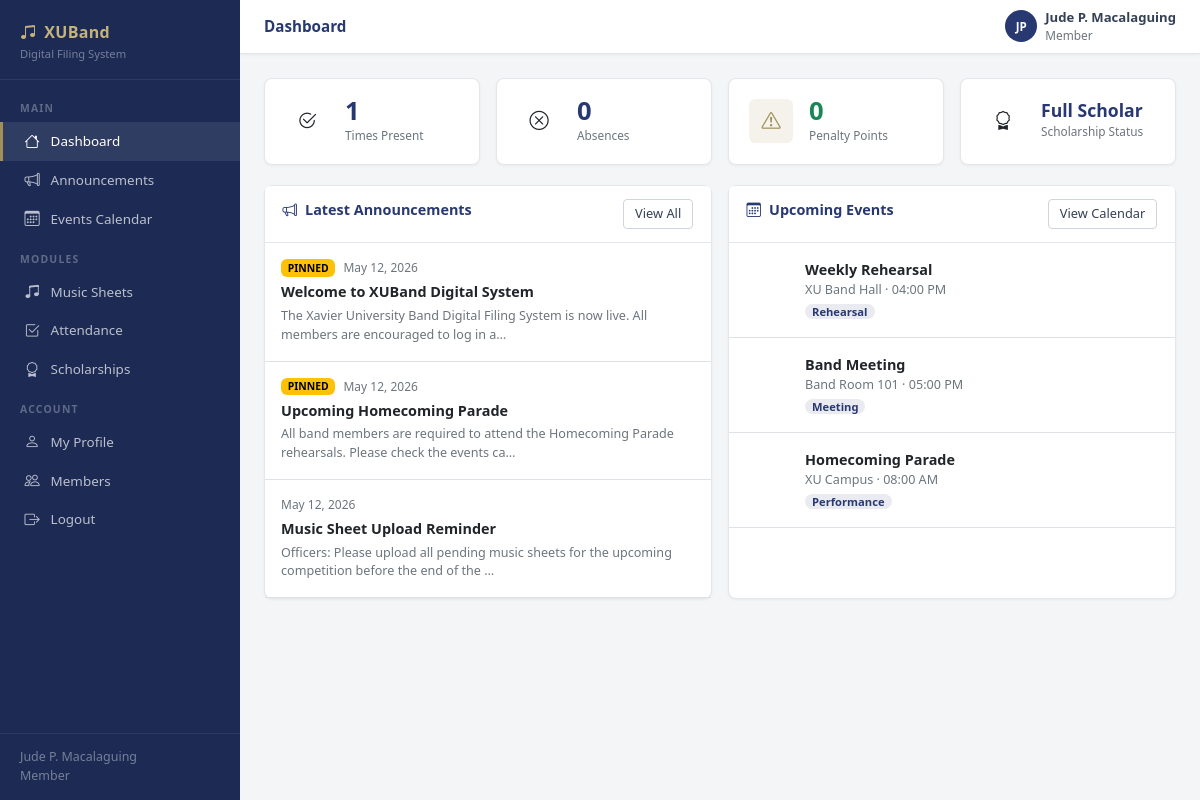
Page /dashboard.php (signed in) on the committed database.
### tables this page shows
CREATE TABLE IF NOT EXISTS scholarships (
    id INT AUTO_INCREMENT PRIMARY KEY,
    term_id INT NOT NULL,
    user_id INT NOT NULL,
    status ENUM('Full Scholar','Half Scholar','Not Scholar') NOT NULL DEFAULT 'Not Scholar',
    updated_by INT DEFAULT NULL,
    updated_at DATETIME NOT NULL DEFAULT CURRENT_TIMESTAMP ON UPDATE CURRENT_TIMESTAMP,
    UNIQUE KEY unique_scholarship (term_id, user_id),
    FOREIGN KEY (term_id) REFERENCES scholarship_terms(id) ON DELETE CASCADE,
    FOREIGN KEY (user_id) REFERENCES users(id) ON DELETE CASCADE,
    FOREIGN KEY (updated_by) REFERENCES users(id) ON DELETE SET NULL
);

CREATE TABLE IF NOT EXISTS announcements (
    id INT AUTO_INCREMENT PRIMARY KEY,
    title VARCHAR(200) NOT NULL,
    body TEXT NOT NULL,
    created_by INT NOT NULL,
    pinned TINYINT(1) NOT NULL DEFAULT 0,
    expires_at DATE DEFAULT NULL,
    created_at DATETIME NOT NULL DEFAULT CURRENT_TIMESTAMP,
    updated_at DATETIME NOT NULL DEFAULT CURRENT_TIMESTAMP ON UPDATE CURRENT_TIMESTAMP,
    FOREIGN KEY (created_by) REFERENCES users(id) ON DELETE CASCADE
);

CREATE TABLE IF NOT EXISTS events (
    id INT AUTO_INCREMENT PRIMARY KEY,
    title VARCHAR(200) NOT NULL,
    type ENUM('rehearsal','performance','meeting','competition','other') NOT NULL DEFAULT 'rehearsal',
    event_date DATE NOT NULL,
    event_time TIME DEFAULT NULL,
    location VARCHAR(200) DEFAULT NULL,
    description TEXT DEFAULT NULL,
    created_by INT NOT NULL,
    created_at DATETIME NOT NULL DEFAULT CURRENT_TIMESTAMP,
    FOREIGN KEY (created_by) REFERENCES users(id) ON DELETE CASCADE
);

### includes/auth.php (called while the page is built, shortened)
<?php
require_once __DIR__ . '/db.php';
function isLoggedIn(): bool {
    return !empty($_SESSION['user_id']);
}
function currentUser(): ?array {
    return [
        'id'    => $_SESSION['user_id'],
        'name'  => $_SESSION['user_name'],
        'role'  => $_SESSION['user_role'],
        'email' => $_SESSION['user_email'],
    ];
}
function isOfficer(): bool {
    $role = currentUser()['role'] ?? '';
    return $role === 'officer' || $role === 'moderator';
}

### includes/db.php (called while the page is built, shortened)
<?php
function getDB(): PDO {
    static $pdo = null;
    if ($pdo === null) {
        $host = DB_HOST === 'localhost' ? '127.0.0.1' : DB_HOST;
        $dsn = 'mysql:host=' . $host . ';port=' . DB_PORT . ';dbname=' . DB_NAME . ';charset=utf8mb4';
        try {
            $pdo = new PDO($dsn, DB_USER, DB_PASS, [
                PDO::ATTR_ERRMODE            => PDO::ERRMODE_EXCEPTION,
                PDO::ATTR_DEFAULT_FETCH_MODE => PDO::FETCH_ASSOC,
                PDO::ATTR_EMULATE_PREPARES   => false,
                PDO::ATTR_TIMEOUT            => 10,
            ]);
        } catch (PDOException $e) {
            http_response_code(500);
            die(json_encode(['error' => 'Database connection failed: ' . $e->getMessage()]));
        }
    }
    return $pdo;
}
function dbQuery(string $sql, array $params = []): array {
    $stmt = getDB()->prepare($sql);
    $stmt->execute($params);
    return $stmt->fetchAll();
}
function dbQueryOne(string $sql, array $params = []): ?array {
    $stmt = getDB()->prepare($sql);
    $stmt->execute($params);
    $row = $stmt->fetch();
    return $row ?: null;
}

### includes/helpers.php (called while the page is built, shortened)
<?php
function h(mixed $val): string {
    return htmlspecialchars((string)$val, ENT_QUOTES | ENT_HTML5, 'UTF-8');
}
function formatDate(string $date, string $format = 'M d, Y'): string {
    return (new DateTime($date))->format($format);
}
function penaltyClass(int $points): string {
    if ($points === 0)   return 'text-success';
    return 'text-danger';
}
function penaltyColor(float $points): string {
    return penaltyClass((int)$points);
}

### public/dashboard.php (the view, shortened to what this page needs)
<?php
require_once __DIR__ . '/../includes/auth.php';
require_once __DIR__ . '/../includes/db.php';
require_once __DIR__ . '/../includes/helpers.php';
require_once __DIR__ . '/../includes/layout.php';
$user = currentUser();
$totalMembers    = dbQueryOne('SELECT COUNT(*) AS n FROM users WHERE role = "member"')['n'] ?? 0;
$totalSheets     = dbQueryOne('SELECT COUNT(*) AS n FROM music_sheets')['n'] ?? 0;
$upcomingEvents  = dbQueryOne('SELECT COUNT(*) AS n FROM events WHERE event_date >= CURDATE()')['n'] ?? 0;
$activeScholar   = dbQueryOne('SELECT COUNT(*) AS n FROM scholarships WHERE status = "active"')['n'] ?? 0;
$announcements   = dbQuery('SELECT a.*, u.name AS author FROM announcements a JOIN users u ON u.id = a.created_by ORDER BY a.pinned DESC, a.created_at DESC LIMIT 5');
$nextEvents      = dbQuery('SELECT e.*, u.name AS organizer FROM events e JOIN users u ON u.id = e.created_by WHERE e.event_date >= CURDATE() ORDER BY e.event_date ASC LIMIT 5');
$myStats = null;
if ($user['role'] === 'member') {
    $myStats = dbQueryOne('SELECT ps.total_points,
        (SELECT COUNT(*) FROM attendance WHERE user_id = ? AND status = "present") AS presents,
        (SELECT COUNT(*) FROM attendance WHERE user_id = ? AND status = "absent") AS absents
        FROM penalty_summary ps WHERE ps.user_id = ?',
        [$user['id'], $user['id'], $user['id']]);
    $myScholarship = dbQueryOne('SELECT * FROM scholarships WHERE user_id = ? ORDER BY id DESC LIMIT 1', [$user['id']]);
}
?>
<div class="stats-grid">
  <?php if (isOfficer()): ?>
  <div class="stat-card">
    <div class="stat-icon"><i class="bi bi-people"></i></div>
    <div><div class="stat-value"><?= $totalMembers ?></div><div class="stat-label">Band Members</div></div>
  </div>
  <div class="stat-card">
    <div class="stat-icon"><i class="bi bi-music-note-beamed"></i></div>
    <div><div class="stat-value"><?= $totalSheets ?></div><div class="stat-label">Music Sheets</div></div>
  </div>
  <div class="stat-card">
    <div class="stat-icon gold"><i class="bi bi-award"></i></div>
    <div><div class="stat-value"><?= $activeScholar ?></div><div class="stat-label">Active Scholars</div></div>
  </div>
  <div class="stat-card">
    <div class="stat-icon"><i class="bi bi-calendar3"></i></div>
    <div><div class="stat-value"><?= $upcomingEvents ?></div><div class="stat-label">Upcoming Events</div></div>
  </div>
  <?php else: ?>
  <div class="stat-card">
    <div class="stat-icon"><i class="bi bi-check2-circle"></i></div>
    <div><div class="stat-value"><?= $myStats['presents'] ?? 0 ?></div><div class="stat-label">Times Present</div></div>
  </div>
  <div class="stat-card">
    <div class="stat-icon"><i class="bi bi-x-circle"></i></div>
    <div><div class="stat-value"><?= $myStats['absents'] ?? 0 ?></div><div class="stat-label">Absences</div></div>
  </div>
  <div class="stat-card">
    <div class="stat-icon gold"><i class="bi bi-exclamation-triangle"></i></div>
    <div>
      <div class="stat-value <?= penaltyColor((float)($myStats['total_points'] ?? 0)) ?>"><?= $myStats['total_points'] ?? 0 ?></div>
      <div class="stat-label">Penalty Points</div>
    </div>
  </div>
  <?php if (isset($myScholarship)): ?>
  <div class="stat-card">
    <div class="stat-icon"><i class="bi bi-award"></i></div>
    <div>
      <div class="stat-value" style="font-size:1.1rem"><?= ucfirst($myScholarship['status'] ?? '—') ?></div>
      <div class="stat-label">Scholarship Status</div>
    </div>
  </div>
  <?php endif; ?>
  <?php endif; ?>
</div>
<div class="row g-3">
  <div class="col-md-6">
    <div class="card h-100">
      <div class="card-header d-flex justify-content-between align-items-center">
        <span class="card-title"><i class="bi bi-megaphone me-2"></i>Latest Announcements</span>
        <a href="/announcements.php" class="btn btn-sm btn-outline">View All</a>
      </div>
      <div class="card-body p-0">
        <?php if (!$announcements): ?>
        <div class="empty-state"><div class="empty-icon"><i class="bi bi-inbox"></i></div><p>No announcements yet.</p></div>
        <?php else: foreach ($announcements as $ann): ?>
        <div class="px-3 py-3 border-bottom">
          <div class="d-flex align-items-center gap-2 mb-1">
            <?php if ($ann['pinned']): ?><span class="badge text-bg-warning" style="font-size:.65rem">PINNED</span><?php endif; ?>
            <span class="text-muted" style="font-size:.75rem"><?= formatDate($ann['created_at']) ?></span>
          </div>
          <div class="fw-bold" style="color:var(--navy)"><?= h($ann['title']) ?></div>
          <div class="text-muted small mt-1"><?= h(mb_substr($ann['body'], 0, 100)) ?>…</div>
        </div>
        <?php endforeach; endif; ?>
      </div>
    </div>
  </div>
  <div class="col-md-6">
    <div class="card h-100">
      <div class="card-header d-flex justify-content-between align-items-center">
        <span class="card-title"><i class="bi bi-calendar3 me-2"></i>Upcoming Events</span>
        <a href="/events.php" class="btn btn-sm btn-outline">View Calendar</a>
      </div>
      <div class="card-body p-0">
        <?php if (!$nextEvents): ?>
        <div class="empty-state"><div class="empty-icon"><i class="bi bi-calendar-x"></i></div><p>No upcoming events.</p></div>
        <?php else: foreach ($nextEvents as $ev): ?>
        <div class="px-3 py-3 border-bottom d-flex gap-3 align-items-start">
          <div class="text-center flex-shrink-0" style="min-width:44px;background:var(--navy);color:#fff;border-radius:8px;padding:6px 4px">
            <div style="font-size:.65rem;font-weight:700;text-transform:uppercase;opacity:.7"><?= (new DateTime($ev['event_date']))->format('M') ?></div>
            <div style="font-size:1.2rem;font-weight:800;line-height:1"><?= (new DateTime($ev['event_date']))->format('d') ?></div>
          </div>
          <div>
            <div class="fw-bold" style="color:var(--navy)"><?= h($ev['title']) ?></div>
            <div class="text-muted small"><?= h($ev['location'] ?? '') ?><?= $ev['event_time'] ? ' · ' . date('h:i A', strtotime($ev['event_time'])) : '' ?></div>
            <span class="badge badge-member mt-1"><?= h(ucfirst($ev['type'])) ?></span>
          </div>
        </div>
        <?php endforeach; endif; ?>
      </div>
    </div>
  </div>
</div>

### public/assets/css/style.css (style rules this page uses)
:root { --xu-navy: #283971; --xu-navy-dark: #1c2a54; --xu-gold: #a19158; --xu-gold-lt: #c4b47a; --sidebar-w: 240px; }
body { background: #f4f5f7; font-size: .9rem; }
.card { border: 1px solid #e3e6ea; box-shadow: 0 1px 3px rgba(0,0,0,.05); border-radius: .5rem; }
.card-header { background: #fff; border-bottom: 1px solid #e3e6ea; font-weight: 700; font-size: .88rem; padding: .8rem 1.1rem; }
.stat-card { background: #fff; border: 1px solid #e3e6ea; border-radius: .5rem; padding: 1.2rem 1.25rem; display: flex; align-items: center; gap: 1rem; box-shadow: 0 1px 3px rgba(0,0,0,.05); }
.stat-icon { width: 44px; height: 44px; border-radius: .4rem; display: flex; align-items: center; justify-content: center; font-size: 1.2rem; flex-shrink: 0; }
.stat-icon.gold { background: rgba(161,145,88,.12); color: var(--xu-gold); }
.stat-value { font-size: 1.6rem; font-weight: 800; line-height: 1; color: var(--xu-navy); }
.stat-label { font-size: .74rem; color: #6c757d; margin-top: 3px; }
.stats-grid { display: grid; grid-template-columns: repeat(auto-fill, minmax(180px, 1fr)); gap: 1rem; margin-bottom: 1.25rem; }
.card-title { font-weight: 700; color: var(--xu-navy); font-size: .9rem; }
.card-header { background: #fff; border-bottom: 1px solid #e3e6ea; }
.btn-outline { background: #fff; border: 1px solid #d0d5dd; color: #344054; }
.btn-sm { font-size: .8rem; padding: .3rem .7rem; }
.badge-member { background: rgba(40,57,113,.1); color: var(--xu-navy); font-size: .7rem; padding: 2px 7px; border-radius: 20px; font-weight: 600; white-space: nowrap; }
.text-muted { color: #6c757d !important; }

### rows in the picture
scholarships: status "Full Scholar"
announcements: pinned "PINNED", created_at "May 12, 2026", title "Welcome to XUBand Digital System", body "The Xavier University Band Digital Filing System is now live. All members are encouraged to log in a"
announcements: pinned "PINNED", created_at "May 12, 2026", title "Upcoming Homecoming Parade", body "All band members are required to attend the Homecoming Parade rehearsals. Please check the events ca"
announcements: created_at "May 12, 2026", title "Music Sheet Upload Reminder", body "Officers: Please upload all pending music sheets for the upcoming competition before the end of the"
events: title "Weekly Rehearsal", location "XU Band Hall", event_time "04:00 PM", type "Rehearsal"
events: title "Band Meeting", location "Band Room 101", event_time "05:00 PM", type "Meeting"
events: title "Homecoming Parade", location "XU Campus", event_time "08:00 AM", type "Performance"

### other values in the picture
$user['name'] "Jude P. Macalaguing"
$role "Member"
$title "Dashboard"
$initials "JP"
$myStats['presents'] "1"
$myStats['absents'] "0"
$myStats['total_points'] "0"
